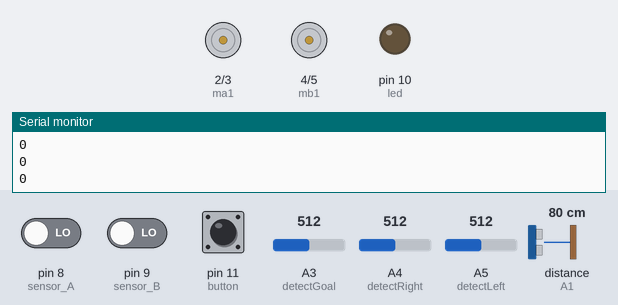
The sketch below on a simulated Arduino Uno, built with avr-gcc and run on an emulated ATmega328P. Shown: motor-driver pin pairs drawn as motors (green arrow = first pin HIGH = forward, orange = second pin HIGH = backward, longer = more drive), output pins drawn as LEDs (lit = HIGH), the last lines printed to the serial monitor. The inputs (shaded band) are chosen by the test bench; at power-on: A3 (detectGoal) = 512, distance to the obstacle (sensor on A1) 80 cm, pin 9 (sensor_B) LOW, pin 11 (button) LOW, pin 8 (sensor_A) LOW, A4 (detectRight) = 512, A5 (detectLeft) = 512. The echo pulse lasts 58.3 µs per cm.

Above: at 1.3 s.
1.4 s: A3 (detectGoal) set to 217
3.7 s: A3 (detectGoal) set to 187
At 6.6 s:
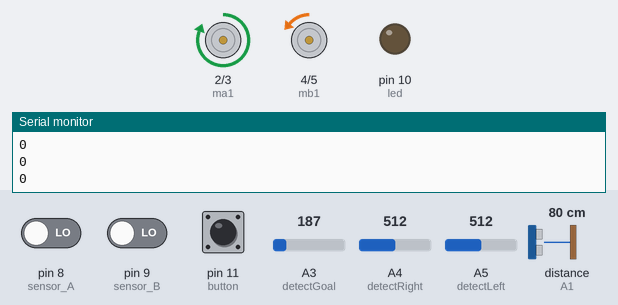
6.8 s: distance to the obstacle (sensor on A1) set to 22 cm
9.1 s: distance to the obstacle (sensor on A1) set to 17 cm
At 11.9 s:
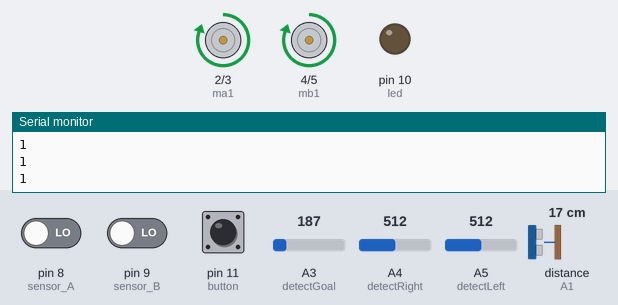
12.2 s: pin 9 (sensor_B) driven HIGH
At 13.0 s:
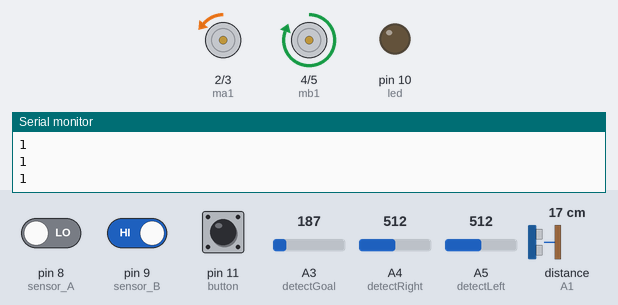
14.2 s: pin 11 (button) pulled HIGH for 0.6 s
At 15.2 s:
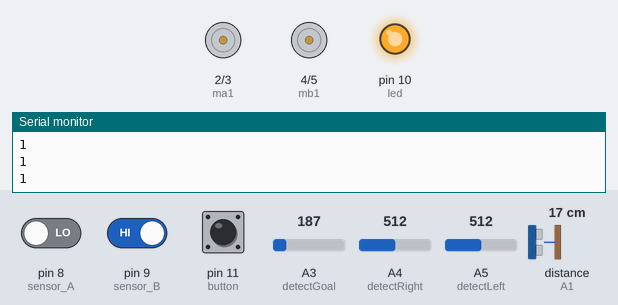
Timing chart, 0 to 17.2 s (numbered marks = the images above; inputs shaded):
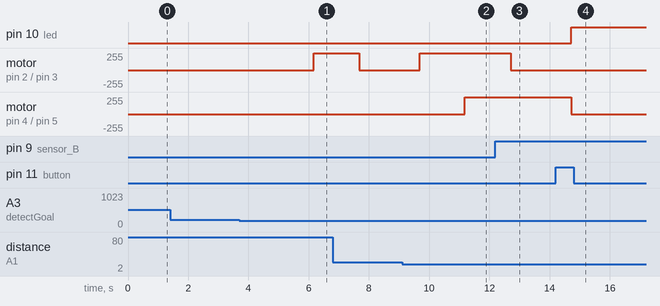

The sketch:

Code_robot.ino
```cpp
#include <HCSR04.h>

HCSR04 hc(A0,A1);//initialisation class HCSR04 (trig pin , echo pin)
 int ma1 = 2; // motor A
 int ma2 = 3; // motor A
 int mb1 = 4;// motor B
 int mb2 = 5;// motor B
 int sensor_A = 8; // sensor ตรวจจับสิ่งกีดขวางทาง ขวา  ปกติมี output =1  ไม่เจอวัดถุ อย่าลืมปรับระยะหละ
 int sensor_B = 9; // sensor ตรวจจับสิ่งกีดขวางทาง ซ้
 int   sensor_value_A ;
 int   sensor_value_B ;
  int led=10;
  int button=11;
  int val=0;
  int old_val=0;
  int state=0;
    int detectGoal=A3; //sensor ตรวจสอบเส้นชัย (สมมุติเส้นสนามน้ำเงิน  note หากสีอื่นต้องมีการเทสค่า)
    int detectRight=A4;//sensor ตรวจสอบเส้นขวา
    int detectLeft=A5; // sensor ตรวจสอบเส้นซ้าย
    int fieldvalue=0; // filedvalue=0 คือ Sensor ตรวจจับสนาม ทั้ง 3 ด้าน (หน้า,ซ้าย,ขวา) ไม่เจอขอบสนาม
    int sensorVcolor; //ด้านหน้า
    int sensorRcolor; // ซ้าย
    int sensorLcolor; // ขวา

 void setup() {
  Serial.begin(9600);
  pinMode(ma1, OUTPUT);
  pinMode(ma2, OUTPUT);
  pinMode(mb1, OUTPUT);
  pinMode(mb2, OUTPUT);
  pinMode(sensor_A,INPUT);
  pinMode(sensor_B,INPUT);
  pinMode(led,OUTPUT);
  pinMode(button,INPUT);
       pinMode(detectGoal,INPUT);
       pinMode(detectRight,INPUT);
       pinMode(detectLeft,INPUT);


}

void loop() {
 //Serial.println( hc.dist() );
   Serial.println(fieldvalue);

    testsw();
    testField(); // function ตรวจสอบ ขอบของสนามแข่งและเส้นชัย
 //หมายเหตุ
  // fieldvalue=1 ตรวจสอบสนาม เจอเส้นชัย
    // fieldvalue=2 ตรวจสอบสนาม เจอขอบสนามด้านขวา
      // fieldvalue=3 ตรวจสอบสนาม เจอขอบสนามด้านซ้าย


     //กลยุทธ์รุก
     if(state==0){
  testsensor(); // function ตรวจสอบการทำงานของ sensor ซ้าย และ ขวา
   if(hc.dist()>=21&&sensor_value_A ==1&&sensor_value_B==1&&fieldvalue==0 ){ testforward(); }// function เดินหน้า
      else if(hc.dist()<20&&sensor_value_A ==0&&sensor_value_B==1){ testMoveleft(); } // function เคลื่อนที่ไปทางซ้าย
        else if(hc.dist()<20&&sensor_value_A ==1&&sensor_value_B==0){ testMoveright(); } // function เคลื่อนที่ไปทาขวา
          else if (hc.dist()<20&&sensor_value_A ==0&sensor_value_B==0){  testBreak(); } // function หยุดรถ
             else if(fieldvalue==1){  testStop(); delay(1000); testReturn();} // funtion กลับรถ ถอยหลังประมาณ 3 วิ แล้วหมุนตัวกลับรถ ต้อง test เวลาที่ใช้
                 else if(fieldvalue==2){  testStop(); delay(1000); testMoveleft();}
                     else if(fieldvalue==3){  testStop(); delay(1000); testMoveright();}
                else testStop(); // function หยุดรถ
     }
              // ** ล้อแบบ mecanum
           //** function ที่ต้องเพิ่มเติม คือ การไปถึงเส้นแล้วกลับ รถ  แล้วเคลื่อนรถกลับไปยังจุด start (ใช้ Sensor ตรวจสอบ สี หรือ Sensor วัดระยะ)
           // ** function ตรวจสอบขอบ สนาม อาจใช้ sensor 3 ตัว

      //กลยุทธ์รับ
    else if (state==1){
      testsensor();
   if(hc.dist()<=30&&sensor_value_A ==1&&sensor_value_B==1 ){ testStop();  }// function หยุดรถ
      else if(hc.dist()>20&&sensor_value_A ==0&&sensor_value_B==1){testMoveright(); } // function เคลื่อนที่ไปทาขวา
        else if(hc.dist()>20&&sensor_value_A ==1&&sensor_value_B==0){ testMoveleft();} // function เคลื่อนที่ไปทาซ้าย
           else if(hc.dist()>=40&&sensor_value_A ==1&&sensor_value_B==1&&fieldvalue==0){delay(3000);searchtest();} // function ค้นหา
                else if(fieldvalue==2){  testStop(); delay(1000); testMoveleft();}
                     else if(fieldvalue==3){  testStop(); delay(1000); testMoveright();}
              else testStop(); // function หยุดรถ  */
    }


}

 void testField(){ // function ตรวจสอบขอบสนาม
  sensorVcolor=analogRead(detectGoal);
     sensorRcolor=analogRead(detectRight);
       sensorLcolor=analogRead(detectLeft);

   if(sensorVcolor>=50&&sensorVcolor<=200){fieldvalue=1;} // fieldvalue=1 ตรวจสอบสนาม เจอเส้นชัย
    else if (sensorRcolor>=50&&sensorRcolor<=200){fieldvalue=2;} // fieldvalue=2 ตรวจสอบสนาม เจอขอบสนามด้านขวา
      else if (sensorLcolor>=50&&sensorLcolor<=200){fieldvalue=3;} // fieldvalue=3 ตรวจสอบสนาม เจอขอบสนามด้านซ้าย
   else {  fieldvalue=0;}


  }
 void testsensor(){
  sensor_value_A = digitalRead(sensor_A);
  sensor_value_B =digitalRead(sensor_B);
 }
 void testsw(){
    val=digitalRead(button);
if( (val==1) && (old_val==0)) {
  state=!state;}
  old_val=val;
  delay(500);
    if(state==0){
      digitalWrite(10,LOW);
    }
      else {
      digitalWrite(10,HIGH);
      }
 }
 void searchtest(){ //function ทำการค้นหาฝ่ายรุกก
  if(fieldvalue==0){ testMoveright();}
        else if(fieldvalue==2){  testStop(); delay(1000); do testMoveleft(); while(fieldvalue==3); }
                     else if(fieldvalue==3){  testStop(); delay(1000); testMoveright();}

   else testStop();


  }

 void testforward(){
  digitalWrite(ma1, HIGH);
  analogWrite(ma2, LOW);
  digitalWrite(mb1, HIGH);
  analogWrite(mb2, LOW);
  }
  void  testMoveleft(){
  digitalWrite(ma1, LOW);
  analogWrite(ma2, HIGH);
  digitalWrite(mb1, HIGH); // ต้องมีการ test ค่าความเร็ว
  analogWrite(mb2, LOW);  //ต้องมีการ test ค่าความเร็ว
  }

   void  testMoveright(){
  digitalWrite(mb1, LOW);
  analogWrite(mb2, HIGH);
  digitalWrite(ma1, HIGH); // ต้องมีการ test ค่าความเร็ว
  analogWrite(ma2, LOW);  //ต้องมีการ test ค่าความเร็ว
  }

  void  testBreak(){
  digitalWrite(ma1, HIGH);
  analogWrite(ma2, HIGH);
  digitalWrite(mb1, HIGH);
  analogWrite(mb2, HIGH);
  }

   void  testStop(){
  digitalWrite(ma1,LOW);
  analogWrite(ma2, LOW);
  digitalWrite(mb1, LOW);
  analogWrite(mb2, LOW);
   }
   void testReturn(){  // funtion กลับรถ ถอยหลังประมาณ 3 วิ แล้วหมุนตัวกลับรถ ต้อง test เวลาที่ใช้

   digitalWrite(ma1,LOW);
  analogWrite(ma2, HIGH);
  digitalWrite(mb1, LOW);
  analogWrite(mb2, HIGH);
  delay(1000);
   digitalWrite(ma1, HIGH);   //ต้องมีการ test ค่าความเร็ว
  analogWrite(ma2, LOW);
  digitalWrite(mb1, LOW);
  analogWrite(mb2, HIGH);  //ต้องมีการ test ค่าความเร็ว


 // fieldvalue=0;
   delay(1000);

    }
```

Measured:
- the behaviour switches between 201 and 200 on A3 (detectGoal) (found by bisection; images 0 and 1)
- the behaviour switches between 20 and 19 cm on distance to the obstacle (sensor on A1) (found by bisection; images 1 and 2)
- after the input at 3.7 s, motor on pin 2 (ma1) / pin 3 (ma2): stopped → backward 1/255 after 1.5 s, → forward 255/255 1.0 s later; motor on pin 4 (mb1) / pin 5 (mb2): stopped → backward 1/255 after 1.5 s
- after the input at 12.2 s, motor on pin 2 (ma1) / pin 3 (ma2): forward 254/255 → backward 1/255 after 0.51 s; motor on pin 4 (mb1) / pin 5 (mb2): forward 254/255 → forward 255/255 after 0.51 s
- after the input at 14.2 s, pin 10 (led): LOW → HIGH after 0.52 s; motor on pin 2 (ma1) / pin 3 (ma2): backward 1/255 → stopped after 0.52 s; motor on pin 4 (mb1) / pin 5 (mb2): forward 255/255 → stopped after 0.52 s
